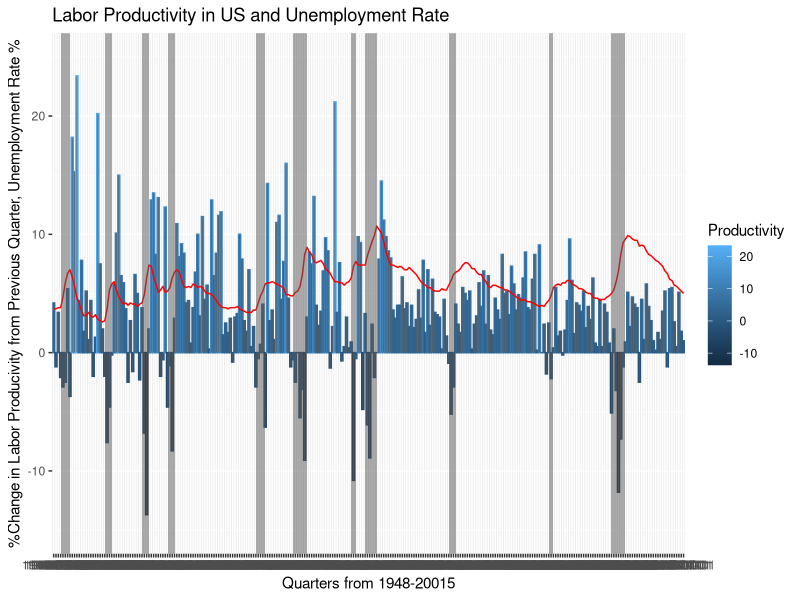

Recreate this plot in R.
## ---- chunk 1
library(ggplot2)
data = read.csv("labor.csv", header = TRUE)
data=data.frame(data)
##Setting up a basic bar chart for labor producviity change and line graph for the unemployment rate
a = ggplot(data = data, aes(x = Time, y = Productivity, ymax = 25, ymin = -15, color=Productivity)) + geom_bar(stat = "identity") 
a = a + geom_line(data=data, aes(x=Time, y=Unemployment, group= 1), colour="red")

##We can now shade in the recessions on the graph. Dates are from https://en.wikipedia.org/wiki/List_of_recessions_in_the_United_States. Start and ending dates are rounded to the nearest quarter

Start = c("1948-10-01", "1953-07-01", "1957-07-01", "1960-04-01", "1969-10-01", "1973-10-01", "1980-01-01", "1981-07-01", "1990-07-01", "2001-04-01", "2008-01-01") 
End =   c("1949-10-01", "1954-04-01", "1958-04-01", "1961-01-01", "1970-10-01", "1975-04-01", "1980-07-01", "1982-10-01", "1991-04-01", "2001-10-01", "2009-07-01")
Recessions <- data.frame(xmin=Start, xmax=End, ymin=-Inf, ymax=Inf)

a = a + geom_rect(data=Recessions, aes(xmin=xmin, xmax=xmax, ymin=ymin, ymax=ymax), alpha=0.5, inherit.aes = FALSE)

a + ggtitle("Labor Productivity in US and Unemployment Rate") + xlab("Quarters from 1948-20015") + ylab("%Change in Labor Producivity from Previous Quarter, Unemployment Rate %")
